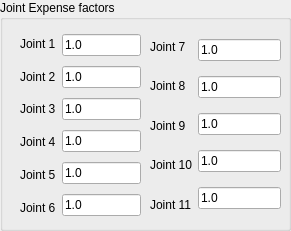
      <widget class="QGroupBox" name="groupBox_3">
       <property name="geometry">
        <rect>
         <x>700</x>
         <y>0</y>
         <width>291</width>
         <height>231</height>
        </rect>
       </property>
       <property name="title">
        <string>Joint Expense factors</string>
       </property>
       <widget class="QWidget" name="layoutWidget_lambda">
        <property name="geometry">
         <rect>
          <x>20</x>
          <y>30</y>
          <width>121</width>
          <height>191</height>
         </rect>
        </property>
        <layout class="QHBoxLayout" name="horizontalLayout_8">
         <item>
          <layout class="QVBoxLayout" name="verticalLayout_7">
           <item>
            <widget class="QLabel" name="label_11">
             <property name="text">
              <string>Joint 1</string>
             </property>
            </widget>
           </item>
           <item>
            <widget class="QLabel" name="label_12">
             <property name="text">
              <string>Joint 2</string>
             </property>
            </widget>
           </item>
           <item>
            <widget class="QLabel" name="label_13">
             <property name="text">
              <string>Joint 3</string>
             </property>
            </widget>
           </item>
           <item>
            <widget class="QLabel" name="label_14">
             <property name="text">
              <string>Joint 4</string>
             </property>
            </widget>
           </item>
           <item>
            <widget class="QLabel" name="label_15">
             <property name="text">
              <string>Joint 5</string>
             </property>
            </widget>
           </item>
           <item>
            <widget class="QLabel" name="label_16">
             <property name="text">
              <string>Joint 6</string>
             </property>
            </widget>
           </item>
          </layout>
         </item>
         <item>
          <layout class="QVBoxLayout" name="verticalLayout_8">
           <item>
            <widget class="QLineEdit" name="lineEdit_lambda_1_right">
             <property name="text">
              <string>1.0</string>
             </property>
            </widget>
           </item>
           <item>
            <widget class="QLineEdit" name="lineEdit_lambda_2_right">
             <property name="text">
              <string>1.0</string>
             </property>
            </widget>
           </item>
           <item>
            <widget class="QLineEdit" name="lineEdit_lambda_3_right">
             <property name="text">
              <string>1.0</string>
             </property>
            </widget>
           </item>
           <item>
            <widget class="QLineEdit" name="lineEdit_lambda_4_right">
             <property name="text">
              <string>1.0</string>
             </property>
            </widget>
           </item>
           <item>
            <widget class="QLineEdit" name="lineEdit_lambda_5_right">
             <property name="text">
              <string>1.0</string>
             </property>
            </widget>
           </item>
           <item>
            <widget class="QLineEdit" name="lineEdit_lambda_6_right">
             <property name="text">
              <string>1.0</string>
             </property>
            </widget>
           </item>
          </layout>
         </item>
        </layout>
       </widget>
       <widget class="QWidget" name="horizontalLayoutWidget">
        <property name="geometry">
         <rect>
          <x>150</x>
          <y>30</y>
          <width>131</width>
          <height>191</height>
         </rect>
        </property>
        <layout class="QHBoxLayout" name="horizontalLayout_67">
         <item>
          <layout class="QVBoxLayout" name="verticalLayout_3">
           <item>
            <widget class="QLabel" name="label_17">
             <property name="text">
              <string>Joint 7</string>
             </property>
            </widget>
           </item>
           <item>
            <widget class="QLabel" name="label_19">
             <property name="text">
              <string>Joint 8</string>
             </property>
            </widget>
           </item>
           <item>
            <widget class="QLabel" name="label_18">
             <property name="text">
              <string>Joint 9</string>
             </property>
            </widget>
           </item>
           <item>
            <widget class="QLabel" name="label_20">
             <property name="text">
              <string>Joint 10</string>
             </property>
            </widget>
           </item>
           <item>
            <widget class="QLabel" name="label_21">
             <property name="text">
              <string>Joint 11</string>
             </property>
            </widget>
           </item>
          </layout>
         </item>
         <item>
          <layout class="QVBoxLayout" name="verticalLayout_4">
           <item>
            <widget class="QLineEdit" name="lineEdit_lambda_7_right">
             <property name="text">
              <string>1.0</string>
             </property>
            </widget>
           </item>
           <item>
            <widget class="QLineEdit" name="lineEdit_lambda_8_right">
             <property name="text">
              <string>1.0</string>
             </property>
            </widget>
           </item>
           <item>
            <widget class="QLineEdit" name="lineEdit_lambda_9_right">
             <property name="text">
              <string>1.0</string>
             </property>
            </widget>
           </item>
           <item>
            <widget class="QLineEdit" name="lineEdit_lambda_10_right">
             <property name="text">
              <string>1.0</string>
             </property>
            </widget>
           </item>
           <item>
            <widget class="QLineEdit" name="lineEdit_lambda_11_right">
             <property name="text">
              <string>1.0</string>
             </property>
            </widget>
           </item>
          </layout>
         </item>
        </layout>
       </widget>
      </widget>
